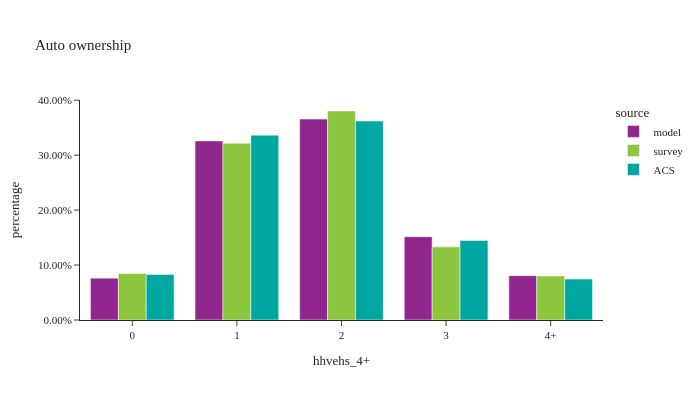

The cell this chart's notebook holds for it:
### Code cell
df_plot = hh.groupby(['source','hhvehs_4+'])['hhexpfac'].sum().reset_index()
df_plot = pd.concat([df_plot,df_acs])
df_plot = df_plot.reset_index(drop=True)
df_plot['percentage'] = df_plot.groupby(['source'], group_keys=False)['hhexpfac'].\
        apply(lambda x: x / float(x.sum()))

df_plot_ct = hh.groupby(['source','hhvehs_4+'])['hhexpfac'].count().reset_index(). \
    rename(columns={'hhexpfac':'sample count'})
df_plot = df_plot.merge(df_plot_ct, on=['source','hhvehs_4+'], how='left')
df_plot = df_plot[df_plot['hhvehs_4+'] != '-1']

fig = px.bar(df_plot.sort_values(by=['source']), x="hhvehs_4+", y="percentage", color="source",
             hover_data=['sample count'],
             category_orders={'source': ['model','survey','ACS']},
             barmode="group",title="Auto ownership")
fig.update_layout(height=400, width=700, font=dict(size=11),
                  yaxis=dict(tickformat=".2%"))
fig.show()

### Figure 1 — Plotly figure (JSON) as saved in the notebook; plotly's stock layout.template omitted (floating-point values rounded to 4 significant figures)
{"data": [{"alignmentgroup": "True", "customdata": [[132200.0], [565800.0], [634700.0], [263200.0], [140100.0]], "hovertemplate": "source=model<br>hhvehs_4+=%{x}<br>percentage=%{y}<br>sample count=%{customdata[0]}<extra></extra>", "legendgroup": "model", "marker": {"color": "#91268F", "pattern": {"shape": ""}}, "name": "model", "offsetgroup": "model", "orientation": "v", "showlegend": true, "textposition": "auto", "type": "bar", "x": ["0", "1", "2", "3", "4+"], "xaxis": "x", "y": [0.07618, 0.3259, 0.3656, 0.1516, 0.08072], "yaxis": "y"}, {"alignmentgroup": "True", "customdata": [[623.0], [1641.0], [1086.0], [283.0], [131.0]], "hovertemplate": "source=survey<br>hhvehs_4+=%{x}<br>percentage=%{y}<br>sample count=%{customdata[0]}<extra></extra>", "legendgroup": "survey", "marker": {"color": "#8CC63E", "pattern": {"shape": ""}}, "name": "survey", "offsetgroup": "survey", "orientation": "v", "showlegend": true, "textposition": "auto", "type": "bar", "x": ["0", "1", "2", "3", "4+"], "xaxis": "x", "y": [0.08448, 0.3216, 0.3803, 0.1331, 0.08011], "yaxis": "y"}, {"alignmentgroup": "True", "customdata": [[NaN], [NaN], [NaN], [NaN], [NaN]], "hovertemplate": "source=ACS<br>hhvehs_4+=%{x}<br>percentage=%{y}<br>sample count=%{customdata[0]}<extra></extra>", "legendgroup": "ACS", "marker": {"color": "#00A7A0", "pattern": {"shape": ""}}, "name": "ACS", "offsetgroup": "ACS", "orientation": "v", "showlegend": true, "textposition": "auto", "type": "bar", "x": [0, 1, 2, 3, "4+"], "xaxis": "x", "y": [0.08278, 0.3364, 0.3619, 0.1445, 0.07446], "yaxis": "y"}], "layout": {"barmode": "group", "font": {"size": 11}, "height": 400, "legend": {"title": {"text": "source"}, "tracegroupgap": 0}, "title": {"text": "Auto ownership"}, "width": 700, "xaxis": {"anchor": "y", "domain": [0, 1], "title": {"text": "hhvehs_4+"}}, "yaxis": {"anchor": "x", "domain": [0, 1], "tickformat": ".2%", "title": {"text": "percentage"}}}}
